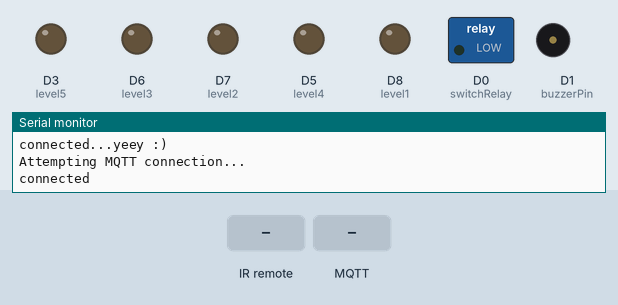
This sketch was run on a simulated ESP8266 (NodeMCU). Shown: switched loads named in the sketch (green lamp = pin HIGH), output pins drawn as LEDs (lit = HIGH), buzzer (waves = sounding), the last lines printed to the serial monitor. The test bench sets the inputs (shaded band). WiFi joins after 1.5 s; servers stay silent unless stated; random numbers use the default seed unless the sketch sets one; no MQTT or app messages arrive unless stated.

Above: at 2.7 s.
2.8 s: infrared code 0x1F received
At 4.7 s:
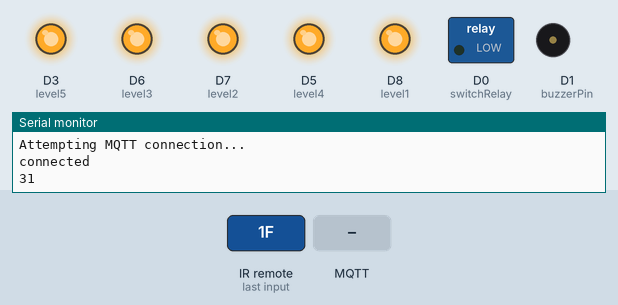
5.0 s: MQTT message "on" arrives on the first subscribed topic
At 6.5 s:
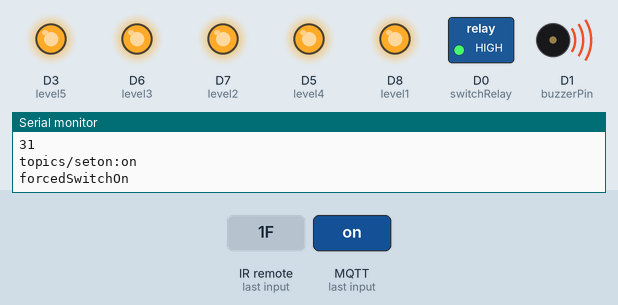
7.0 s: MQTT message "myesp8266" arrives on the first subscribed topic
At 8.0 s:
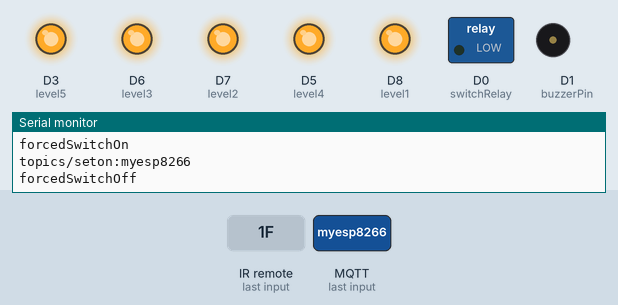
Timing chart, 0 to 10.0 s (numbered marks = the images above; inputs shaded):
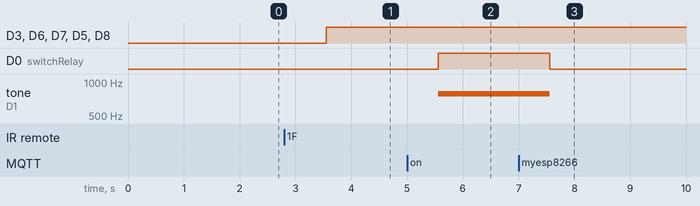

The sketch:

WaterLevelReceiver-ESP8266.ino
```cpp
#include "RF433Receiver.h"
#include "MQTTTransceiver.h"
#include "WiFiHandler.h"
#include "OTA.h"
#include "Sleep8266.h"

#include "pin_map.h"

int buzzerFrequency = 784;
bool switchOnStatus = false;

void setup() {
  Serial.begin(115200);  // Debugging only

  setup_wifi();

  showWaterLevelSetup();
  swtchSetup();
  setup_receiver(ReceivePIN);

  mqtt_setup(switchOn,switchOff,"",234);

  switchOnStatus = false;
}

void setup_buzzer() {
  pinMode(buzzerPin, OUTPUT);
}

void showWaterLevelSetup() {
  pinMode(level1, OUTPUT);
  pinMode(level2, OUTPUT);
  pinMode(level3, OUTPUT);
  pinMode(level4, OUTPUT);
  pinMode(level5, OUTPUT);
}

void swtchSetup() {
  pinMode(switchRelay, OUTPUT);
}

void switchEvent(int level) {
  if (level == 0x1F) {
    switchOff();
  } else if (level == 0) {
    switchOn();
  }
}

void switchOff() {
  digitalWrite(switchRelay, LOW);
  noTone(buzzerPin);
  switchOnStatus = false;
}

void switchOn() {
  digitalWrite(switchRelay, HIGH);
  switchOnStatus = true;
}

void updateWaterLevel(int level) {
  digitalWrite(level1, level & 0x01);
  digitalWrite(level2, level & 0x02);
  digitalWrite(level3, level & 0x04);
  digitalWrite(level4, level & 0x08);
  digitalWrite(level5, level & 0x10);
}


long lastLevel = -1;
void loop() {

  wifi_connect();

  long level = receive();

  // if (level != -1) {
  //   Serial.print("Received:");
  //   Serial.println(level);
  // }

  if (lastLevel != level && level != -1) {

    level = level & 0x1F;
    lastLevel = level;
    Serial.println(level);
    updateWaterLevel(level);
    switchEvent(level);
  }

  mqtt_loop();

  if (switchOnStatus) {
    tone(buzzerPin, buzzerFrequency);
  }

  sleep();

}
```

MQTTTransceiver.cpp
```cpp
#include "MQTTTransceiver.h"


const char* mqtt_server = "raspberrypi.local";
int server_port = 1883;
bool forcedSwitchOn = false;
WiFiClient espClient;
PubSubClient mqtt_client(espClient);
unsigned long lastMsg = 0;
int msg = 0;
int value = 0;

char* switchTopic = "topics/seton";
char* onlineTopic = "topics/online";

static void (*SwitchOn)(void);
static void (*SwitchOff)(void);

void callback(char* topic, byte* payload, unsigned int length) {
  Serial.print(topic);
  String message;

  for (int i = 0; i < length; i++) {
    message += (char)payload[i];
  }
  Serial.print(":");
  Serial.println(message);
  if (message.equals("on")) {
    forcedSwitchOn = true;
    Serial.println("forcedSwitchOn");
    SwitchOn();
  } else {
    Serial.println("forcedSwitchOff");
    SwitchOff();
  }
}

void reconnect() {
  if (WiFi.status() == WL_CONNECTED && !mqtt_client.connected()) {
    Serial.println("Attempting MQTT connection...");
    String clientId = "ESPClient8266";
    clientId += String(random(0xffff), HEX);

    WiFi.mode(WIFI_STA);
    if (mqtt_client.connect(clientId.c_str())) {
      Serial.println("connected");
      mqtt_client.publish(onlineTopic, "true");
      bool status = mqtt_client.subscribe(switchTopic);
    } else {
      Serial.print("failed, rc=");
      Serial.print(mqtt_client.state());
      delay(5000);
    }
  }
}

void mqtt_setup(void (*switchOn)(void), void (*switchOff)(void),char* server,int port) {
  // Serial.println(espClient.status());
  SwitchOn = switchOn;
  SwitchOff = switchOff;
  mqtt_server = server;
  server_port = port;
  mqtt_client.setServer(mqtt_server, server_port);
  mqtt_client.setCallback(callback);
}

void mqtt_loop() {
  if (!mqtt_client.connected()) {
    reconnect();
  }
  mqtt_client.loop();
}
```

MQTTTransceiver.h
```cpp
#ifndef MQTTTransceiver
#define MQTTTransceiver
#include <ESP8266WiFi.h>
#include <PubSubClient.h>

void callback(char* topic, byte* payload, unsigned int length);
void reconnect();
void mqtt_setup(void (*switchOn)(void), void (*switchOff)(void),char* server,int port);
void mqtt_loop();

#endif
```

OTA.cpp
```cpp
#include "OTA.h"

void OTA_setup() {
  Serial.begin(115200);
  Serial.println("Booting");
  while (WiFi.waitForConnectResult() != WL_CONNECTED) {
    Serial.println("Connection Failed! Rebooting...");
    delay(5000);
    ESP.restart();
  }

  // Port defaults to 8266
  // ArduinoOTA.setPort(8266);

  // Hostname defaults to esp8266-[ChipID]
  // ArduinoOTA.setHostname("myesp8266");

  // No authentication by default
  // ArduinoOTA.setPassword((const char *)"123");

  ArduinoOTA.onStart([]() {
    Serial.println("Start");
  });
  ArduinoOTA.onEnd([]() {
    Serial.println("\nEnd");
  });
  ArduinoOTA.onProgress([](unsigned int progress, unsigned int total) {
    Serial.printf("Progress: %u%%\r", (progress / (total / 100)));
  });
  ArduinoOTA.onError([](ota_error_t error) {
    Serial.printf("Error[%u]: ", error);
    if (error == OTA_AUTH_ERROR) Serial.println("Auth Failed");
    else if (error == OTA_BEGIN_ERROR) Serial.println("Begin Failed");
    else if (error == OTA_CONNECT_ERROR) Serial.println("Connect Failed");
    else if (error == OTA_RECEIVE_ERROR) Serial.println("Receive Failed");
    else if (error == OTA_END_ERROR) Serial.println("End Failed");
  });
  ArduinoOTA.begin();
  Serial.println("Ready");
  Serial.print("IP address: ");
  Serial.println(WiFi.localIP());
}

void ota_process() {
  ArduinoOTA.handle();
}
```

OTA.h
```cpp
#ifndef OTA
#define OTA
#include <ArduinoOTA.h>

void OTA_setup();

void ota_process();
#endif
```

RF433Receiver.cpp
```cpp
#include "RF433Receiver.h"

RCSwitch mySwitch = RCSwitch();

// RH_ASK driver(2000, D4, D2, D1);  // ESP8266 or ESP32: do not use pin 11 or 2
// #define INT2POINTER(a) ((char*)(intptr_t)(a))

void setup_receiver(uint8_t ReceivePIN) {
  // driver.init();
  mySwitch.enableReceive(ReceivePIN);
}

long receive() {
  if (mySwitch.available()) {
    long level = mySwitch.getReceivedValue();
    mySwitch.resetAvailable();
    return level;
  } else {
    return -1;
  }
}
```

RF433Receiver.h
```cpp
#ifndef RF433Receiver
#define RF433Receiver
#include <RCSwitch.h>
void setup_receiver(uint8_t ReceivePIN);
long receive();
#endif
```

Sleep8266.cpp
```cpp
#include "Sleep8266.h"

void sleep() {
  wifi_fpm_set_sleep_type(LIGHT_SLEEP_T);
  wifi_fpm_open();

  // register one or more wake-up interrupts
  gpio_pin_wakeup_enable(D4, GPIO_PIN_INTR_HILEVEL);
  //gpio_pin_wakeup_enable(D3, GPIO_PIN_INTR_LOLEVEL);
  // ...

  // function for clearing all previously set wake interrupts:
  //gpio_pin_wakeup_disable();

  // optionally, can register a callback function using
  //wifi_fpm_set_wakeup_cb(function_name);

  // actually enter light sleep:
  // the special timeout value of 0xFFFFFFF triggers indefinite
  // light sleep (until any of the GPIO interrupts above is triggered)
  wifi_fpm_do_sleep(0xFFFFFFF);
  // the CPU will only enter light sleep on the next idle cycle, which
  // can be triggered by a short delay()
  delay(1000);
}
```

Sleep8266.h
```cpp
#ifndef Sleep8266
#define Sleep8266
#include <ESP8266WiFi.h>
void sleep() ;
#endif
```

WiFiHandler.cpp
```cpp
#include "WiFiHandler.h"
WiFiManager wm;
WiFiManagerParameter custom_mqtt_server("server", "mqtt server", "", 40);
WiFiManagerParameter custom_mqtt_port("port", "mqtt port", "1883", 10);
WiFiManagerParameter custom_mqtt_key("key", "mqtt client id", "", 10);

void setup_wifi() {
  WiFi.mode(WIFI_STA);  // explicitly set mode, esp defaults to STA+AP
  // put your setup code here, to run once:
  //reset settings - wipe credentials for testing
  // wm.resetSettings();
  wm.addParameter(&custom_mqtt_server);
  wm.addParameter(&custom_mqtt_port);
  wm.addParameter(&custom_mqtt_key);
  wm.setConfigPortalBlocking(false);
  wm.setSaveParamsCallback(saveParamsCallback);
  //automatically connect using saved credentials if they exist
  //If connection fails it starts an access point with the specified name
  if (wm.autoConnect("AutoConnectAP")) {
    Serial.println("connected...yeey :)");
  } else {
    Serial.println("Configportal running");
  }
}

void wifi_connect() {
  wm.process();
}

String getWiFiPass() {
  return wm.getWiFiPass();
}

String getWiFiSSID() {
  return wm.getWiFiSSID();
}

void saveParamsCallback() {

}
```

WiFiHandler.h
```cpp
#ifndef WiFiHandler
#define WiFiHandler
#include <WiFiManager.h>  // https://github.com/tzapu/WiFiManager

void setup_wifi();

void wifi_connect();

String getWiFiPass();

String getWiFiSSID();

void saveParamsCallback();
#endif
```

pin_map.h
```cpp
int level1 = D8;
int level2 = D7;
int level3 = D6;
int level4 = D5;
int level5 = D3;

int ReceivePIN = D4;
int switchRelay = D0;
int buzzerPin = D1;  //GPIO_ID_PIN(1);
```

Measured:
- after the input at 2.8 s, D3 (level5), D6 (level3), D7 (level2), D5 (level4), D8 (level1): LOW → HIGH after 0.76 s
- after the input at 5.0 s, D0 (switchRelay): LOW → HIGH after 0.56 s; tone on D1 (buzzerPin): silent → 784 Hz after 0.56 s
- after the input at 7.0 s, D0 (switchRelay): HIGH → LOW after 0.56 s; tone on D1 (buzzerPin): 784 Hz → silent after 0.56 s
